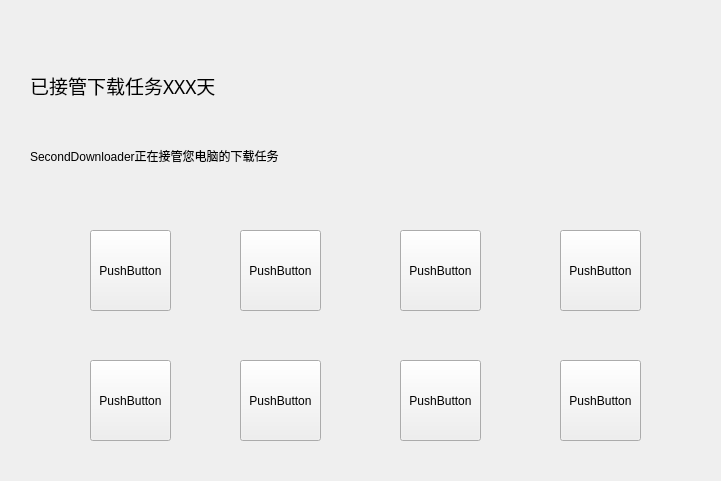
<?xml version="1.0" encoding="UTF-8"?>
<ui version="4.0">
 <class>frmMainPage</class>
 <widget class="QWidget" name="frmMainPage">
  <property name="geometry">
   <rect>
    <x>0</x>
    <y>0</y>
    <width>721</width>
    <height>481</height>
   </rect>
  </property>
  <property name="windowTitle">
   <string>Form</string>
  </property>
  <widget class="QLabel" name="labMain">
   <property name="geometry">
    <rect>
     <x>30</x>
     <y>50</y>
     <width>241</width>
     <height>71</height>
    </rect>
   </property>
   <property name="font">
    <font>
     <family>Microsoft YaHei</family>
     <pointsize>14</pointsize>
    </font>
   </property>
   <property name="text">
    <string>已接管下载任务XXX天</string>
   </property>
  </widget>
  <widget class="QLabel" name="label_2">
   <property name="geometry">
    <rect>
     <x>30</x>
     <y>120</y>
     <width>271</width>
     <height>71</height>
    </rect>
   </property>
   <property name="text">
    <string>SecondDownloader正在接管您电脑的下载任务</string>
   </property>
  </widget>
  <widget class="QPushButton" name="btnNewDownload">
   <property name="geometry">
    <rect>
     <x>90</x>
     <y>230</y>
     <width>81</width>
     <height>81</height>
    </rect>
   </property>
   <property name="text">
    <string>PushButton</string>
   </property>
  </widget>
  <widget class="QPushButton" name="btnAllDOwnloadContent">
   <property name="geometry">
    <rect>
     <x>240</x>
     <y>230</y>
     <width>81</width>
     <height>81</height>
    </rect>
   </property>
   <property name="text">
    <string>PushButton</string>
   </property>
  </widget>
  <widget class="QPushButton" name="btnDownloadedContent">
   <property name="geometry">
    <rect>
     <x>400</x>
     <y>230</y>
     <width>81</width>
     <height>81</height>
    </rect>
   </property>
   <property name="text">
    <string>PushButton</string>
   </property>
  </widget>
  <widget class="QPushButton" name="btnDownloadingContent">
   <property name="geometry">
    <rect>
     <x>560</x>
     <y>230</y>
     <width>81</width>
     <height>81</height>
    </rect>
   </property>
   <property name="text">
    <string>PushButton</string>
   </property>
  </widget>
  <widget class="QPushButton" name="btnDownloadFailed">
   <property name="geometry">
    <rect>
     <x>90</x>
     <y>360</y>
     <width>81</width>
     <height>81</height>
    </rect>
   </property>
   <property name="text">
    <string>PushButton</string>
   </property>
  </widget>
  <widget class="QPushButton" name="btnGetWebExtention">
   <property name="geometry">
    <rect>
     <x>240</x>
     <y>360</y>
     <width>81</width>
     <height>81</height>
    </rect>
   </property>
   <property name="text">
    <string>PushButton</string>
   </property>
  </widget>
  <widget class="QPushButton" name="btnStackedDonate">
   <property name="geometry">
    <rect>
     <x>400</x>
     <y>360</y>
     <width>81</width>
     <height>81</height>
    </rect>
   </property>
   <property name="text">
    <string>PushButton</string>
   </property>
  </widget>
  <widget class="QPushButton" name="btnAbout">
   <property name="geometry">
    <rect>
     <x>560</x>
     <y>360</y>
     <width>81</width>
     <height>81</height>
    </rect>
   </property>
   <property name="text">
    <string>PushButton</string>
   </property>
  </widget>
 </widget>
 <resources/>
 <connections/>
</ui>
